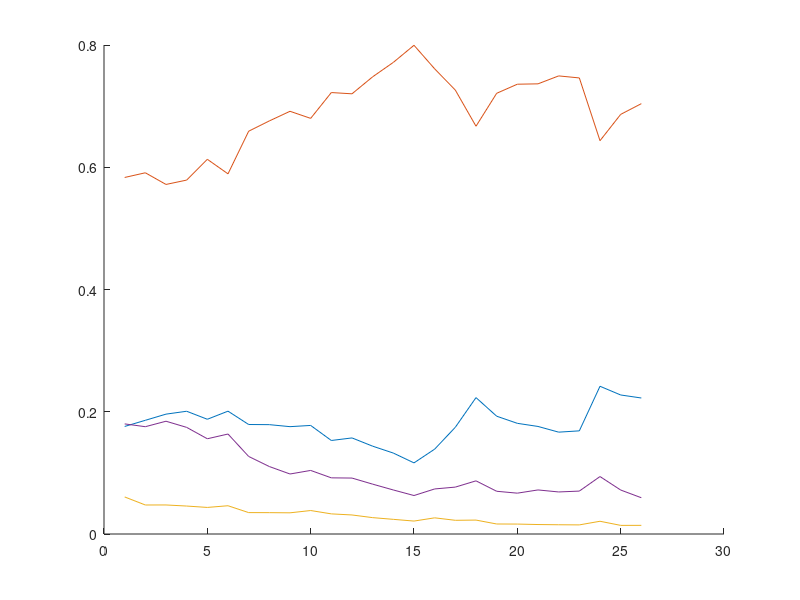

This chart was generated by the following MATLAB code: (Note: this script raises an error after producing the figure.)
clear all;
tic

BOND  = zeros(1,26);
EQTY  = zeros(1,26);
SECR  = zeros(1,26);
BANK  = zeros(1,26);
Share = zeros(3,26);
Total = zeros(1,26);

% Below are the frequencies for each rating class
BOND = ...
    [0.175948933; 0.186016864; 0.196102435; 0.200819714; ...
     0.187709188; 0.200971024; 0.179135059; 0.178899951; ...
     0.175620099; 0.177619811; 0.15299232; 0.157187114; ...
     0.14367909; 0.132409863; 0.116350386; 0.1388344; ...
     0.174642143; 0.223147413; 0.192726727; 0.181062081; ...
     0.17595728; 0.166632798; 0.168755671; 0.241698899; ...
     0.22744274; 0.22250059];
EQTY = ...
    [0.583289668; 0.59095924; 0.571878133; 0.579005368; ...
     0.613002736; 0.589220799; 0.658979725; 0.675800786; ...
     0.691556507; 0.679973742; 0.722208419; 0.720148677; ...
     0.747981213; 0.77157968; 0.799549725; 0.760997813; ...
     0.726216636; 0.667098633; 0.720993562; 0.735862721; ...
     0.736457114; 0.74944883; 0.746134225; 0.643463269; ...
     0.686482919; 0.704033093];
SECR   = ...
    [0.060627914; 0.047470892; 0.047515854; 0.045740744; ...
     0.043476593; 0.04624857; 0.03501517; 0.034926201; ...
     0.034660101; 0.038405214; 0.03292831; 0.031143217; ...
     0.026782249; 0.023981657; 0.021161313; 0.026453445; ...
     0.022411647; 0.0227801; 0.016380423; 0.016253654; ...
     0.015493068; 0.015126987; 0.014899784; 0.020845816; ...
     0.014117398; 0.01415085];
BANK   = ...
    [0.180133485; 0.175553004; 0.184503577; 0.174434173; ...
     0.155811483; 0.163559607; 0.126870046; 0.110373062; ...
     0.098163293; 0.104001233; 0.091870952; 0.091520993; ...
     0.081557449; 0.0720288; 0.062938576; 0.073714343; ...
     0.076729574; 0.086973854; 0.069899287; 0.066821545; ...
     0.072092537; 0.068791385; 0.07021032; 0.093992017; ...
     0.071956943; 0.059315466]; 

        
T=1:26;
periods = ...
    [1985:1:2010]';

figure('Name', 'Financing Shares','OuterPosition',[300 300 1000 750]);
hold on;
hBOND=plot(T',BOND');
hEQTY=plot(T',EQTY');
hSECR=plot(T',SECR');
hBANK=plot(T',BANK');

set(hBOND                             , ...
  'LineStyle'       , '-'            , ...
  'Color'           , rgb('lightcoral') , ...
  'LineWidth'       , 1              , ...
  'Marker'          , 'o'            , ...
  'MarkerSize'      , 6              , ...
  'MarkerEdgeColor' , rgb('lightcoral') , ...
  'MarkerFaceColor' , rgb('lightcoral') );

set(hEQTY                                , ...
  'LineStyle'       , '-'               , ...
  'Color'           , rgb('DarkViolet') , ...
  'LineWidth'       , 1                 , ...
  'Marker'          , 'o'               , ...
  'MarkerSize'      , 6                 , ...
  'MarkerEdgeColor' , rgb('DarkViolet') , ...
  'MarkerFaceColor' , rgb('DarkViolet') );

set(hSECR                          , ...
  'LineStyle'       , '-'         , ...
  'Color'           , rgb('mediumseagreen') , ...
  'LineWidth'       , 1           , ...
  'Marker'          , 'o'         , ...
  'MarkerSize'      , 6           , ...
  'MarkerEdgeColor' , rgb('mediumseagreen') , ...
  'MarkerFaceColor' , rgb('mediumseagreen') );

set(hBANK                          , ...
  'LineStyle'       , '-'         , ...
  'Color'           , rgb('DeepSkyBlue') , ...
  'LineWidth'       , 1           , ...
  'Marker'          , 'o'         , ...
  'MarkerSize'      , 6           , ...
  'MarkerEdgeColor' , rgb('DeepSkyBlue') , ...
  'MarkerFaceColor' , rgb('DeepSkyBlue') );

hTitle  = title ('Component Share of Total Financing');
hXLabel = xlabel('Year');
hYLabel = ylabel('Share');

hLegend = legend( ...
    [hBOND, hEQTY, hSECR, hBANK],...
    'Bond',...
    'Equity',...
    'Security',...
    'Bank',...
    'Location','East');

set( gca                       , ...
    'FontName'   , 'Helvetica' );
set([hTitle, hXLabel, hYLabel], ...
    'FontName'   , 'AvantGarde');
set([hLegend, gca]             , ...
    'FontSize'   , 8           );
set([hXLabel, hYLabel]  , ...
    'FontSize'   , 10          );
set( hTitle                    , ...
    'FontSize'   , 12          , ...
    'FontWeight' , 'bold'      );

set(gca, ...
  'Box'         , 'off'     , ...
  'TickDir'     , 'out'     , ...
  'TickLength'  , [.01 .01] , ...
  'XMinorTick'  , 'off'     , ...
  'YMinorTick'  , 'on'      , ...
  'YGrid'       , 'on'      , ...
  'XColor'      , [.3 .3 .3], ...
  'YColor'      , [.3 .3 .3], ...
  'XLim'        , [0 27]    , ...
  'XTick'       , 1:1:26    , ...
  'LineWidth'   , 1         );

set(gca,'XTickLabel',periods);

set(gcf, 'PaperPositionMode', 'auto');
print -dpng liab_share.png
hold off;

toc




